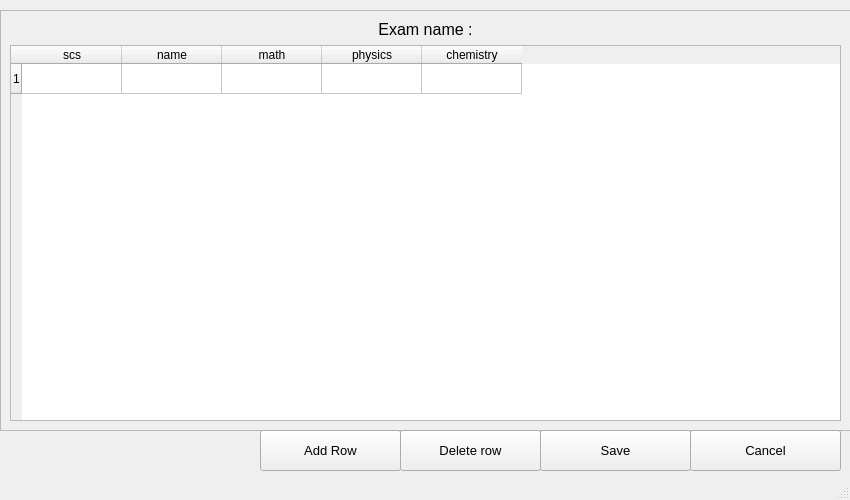
<?xml version="1.0" encoding="UTF-8"?>
<ui version="4.0">
 <class>MainWindow</class>
 <widget class="QMainWindow" name="MainWindow">
  <property name="geometry">
   <rect>
    <x>0</x>
    <y>0</y>
    <width>850</width>
    <height>500</height>
   </rect>
  </property>
  <property name="windowTitle">
   <string>MainWindow</string>
  </property>
  <widget class="QWidget" name="centralwidget">
   <widget class="QFrame" name="frame">
    <property name="geometry">
     <rect>
      <x>0</x>
      <y>10</y>
      <width>851</width>
      <height>421</height>
     </rect>
    </property>
    <property name="frameShape">
     <enum>QFrame::StyledPanel</enum>
    </property>
    <property name="frameShadow">
     <enum>QFrame::Raised</enum>
    </property>
    <layout class="QVBoxLayout" name="verticalLayout">
     <item>
      <widget class="QLabel" name="label">
       <property name="font">
        <font>
         <pointsize>12</pointsize>
        </font>
       </property>
       <property name="text">
        <string>Exam name :</string>
       </property>
       <property name="alignment">
        <set>Qt::AlignCenter</set>
       </property>
      </widget>
     </item>
     <item>
      <widget class="QTableWidget" name="table">
       <row>
        <property name="text">
         <string>1</string>
        </property>
       </row>
       <column>
        <property name="text">
         <string>scs</string>
        </property>
       </column>
       <column>
        <property name="text">
         <string>name</string>
        </property>
       </column>
       <column>
        <property name="text">
         <string>math</string>
        </property>
       </column>
       <column>
        <property name="text">
         <string>physics</string>
        </property>
       </column>
       <column>
        <property name="text">
         <string>chemistry</string>
        </property>
       </column>
      </widget>
     </item>
    </layout>
   </widget>
   <widget class="QPushButton" name="addbtn">
    <property name="geometry">
     <rect>
      <x>260</x>
      <y>430</y>
      <width>141</width>
      <height>41</height>
     </rect>
    </property>
    <property name="font">
     <font>
      <pointsize>10</pointsize>
     </font>
    </property>
    <property name="text">
     <string>Add Row</string>
    </property>
   </widget>
   <widget class="QPushButton" name="delbtn">
    <property name="geometry">
     <rect>
      <x>400</x>
      <y>430</y>
      <width>141</width>
      <height>41</height>
     </rect>
    </property>
    <property name="font">
     <font>
      <pointsize>10</pointsize>
     </font>
    </property>
    <property name="text">
     <string>Delete row</string>
    </property>
   </widget>
   <widget class="QPushButton" name="savebtn">
    <property name="geometry">
     <rect>
      <x>540</x>
      <y>430</y>
      <width>151</width>
      <height>41</height>
     </rect>
    </property>
    <property name="font">
     <font>
      <pointsize>10</pointsize>
     </font>
    </property>
    <property name="text">
     <string>Save</string>
    </property>
   </widget>
   <widget class="QPushButton" name="cancelbtn">
    <property name="geometry">
     <rect>
      <x>690</x>
      <y>430</y>
      <width>151</width>
      <height>41</height>
     </rect>
    </property>
    <property name="font">
     <font>
      <pointsize>10</pointsize>
     </font>
    </property>
    <property name="text">
     <string>Cancel</string>
    </property>
   </widget>
  </widget>
  <widget class="QStatusBar" name="statusbar"/>
 </widget>
 <resources/>
 <connections/>
</ui>
